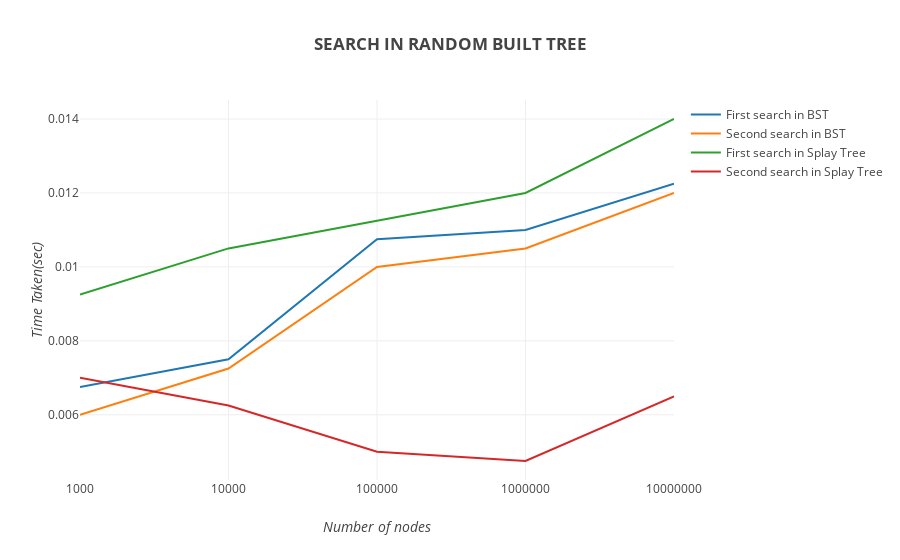

Here is the notebook cell this chart was saved with:
### Code cell
x1 = [1000,10000,100000,1000000,10000000]
y1 = [6.75,7.5,10.75,11,12.25]
y2 = [9.25,10.5,11.25,12,14]
y3 = [6,7.25,10,10.5,12]
y4 = [7,6.25,5,4.75,6.5]
y1 = [k/1000 for k in y1]
y2 = [k/1000 for k in y2]
y3 = [k/1000 for k in y3]
y4 = [k/1000 for k in y4]
layout = go.Layout(
            title='<b>SEARCH IN RANDOM BUILT TREE</b>',
            yaxis=dict(
                title='<i>Time Taken(sec)</i>'
            ),
            xaxis=dict(
                title='<i>Number of nodes</i>',
                type='category'
            )
        )
trace1 = go.Scatter(
            x=x1,
            y=y1,
            mode='lines',
            name='First search in BST'
        )
trace2 = go.Scatter(
            x=x1,
            y=y2,
            mode='lines',
            name='First search in Splay Tree'
        )
trace3 = go.Scatter(
            x=x1,
            y=y3,
            mode='lines',
            name='Second search in BST'
        )
trace4 = go.Scatter(
            x=x1,
            y=y4,
            mode='lines',
            name='Second search in Splay Tree'
        )
fig = go.Figure(data=[trace1,trace3,trace2,trace4], layout=layout)
py.offline.iplot(fig)

### Figure 1 — Plotly figure (JSON) as saved in the notebook; plotly's stock layout.template omitted (floating-point values rounded to 4 significant figures)
{"data": [{"mode": "lines", "name": "First search in BST", "type": "scatter", "uid": "41a53fe7-fb59-49c8-951e-209fd46f40e4", "x": [1000, 10000, 100000, 1000000, 10000000], "y": [0.00675, 0.0075, 0.01075, 0.011, 0.01225]}, {"mode": "lines", "name": "Second search in BST", "type": "scatter", "uid": "a0fc6d07-3957-469c-b737-b18287d0709f", "x": [1000, 10000, 100000, 1000000, 10000000], "y": [0.006, 0.00725, 0.01, 0.0105, 0.012]}, {"mode": "lines", "name": "First search in Splay Tree", "type": "scatter", "uid": "05576472-9b70-4d7e-b757-11205fed46eb", "x": [1000, 10000, 100000, 1000000, 10000000], "y": [0.00925, 0.0105, 0.01125, 0.012, 0.014]}, {"mode": "lines", "name": "Second search in Splay Tree", "type": "scatter", "uid": "2ec32a2b-e99a-46d6-bf02-5db97663c894", "x": [1000, 10000, 100000, 1000000, 10000000], "y": [0.007, 0.00625, 0.005, 0.00475, 0.0065]}], "layout": {"title": "<b>SEARCH IN RANDOM BUILT TREE</b>", "xaxis": {"title": "<i>Number of nodes</i>", "type": "category"}, "yaxis": {"title": "<i>Time Taken(sec)</i>"}}}
